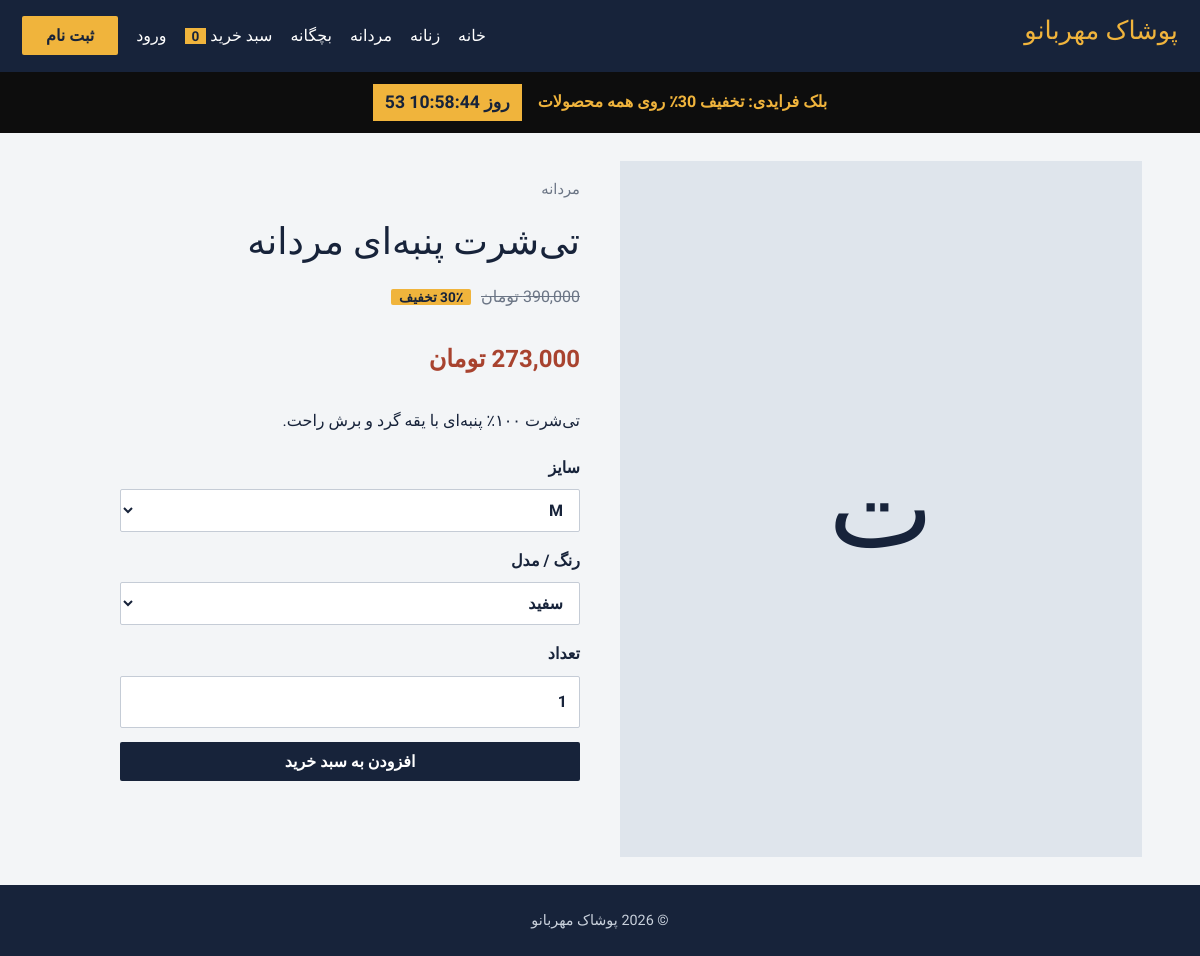
/product.php?id=2, run on the app's committed database.
### tables this page shows
CREATE TABLE products (
  id INT AUTO_INCREMENT PRIMARY KEY,
  title VARCHAR(200) NOT NULL,
  category VARCHAR(50),
  description TEXT,
  price INT NOT NULL,
  discount_percent TINYINT DEFAULT 0,
  sizes VARCHAR(200),
  colors VARCHAR(200),
  stock INT DEFAULT 0,
  image VARCHAR(255) NULL,
  is_active TINYINT(1) DEFAULT 1,
  created_at TIMESTAMP DEFAULT CURRENT_TIMESTAMP
);

### includes/bootstrap.php (called while the page is built, shortened)
<?php
function db(): PDO {
    static $pdo;
    return $pdo ??= new PDO('mysql:host='.DB_HOST.';dbname='.DB_NAME.';charset=utf8mb4', DB_USER, DB_PASS, [
        PDO::ATTR_ERRMODE => PDO::ERRMODE_EXCEPTION,
        PDO::ATTR_DEFAULT_FETCH_MODE => PDO::FETCH_ASSOC,
        PDO::ATTR_EMULATE_PREPARES => false,
    ]);
}
function e($v): string { return htmlspecialchars((string)$v, ENT_QUOTES, 'UTF-8'); }
function money(int $n): string { return number_format($n).' تومان'; }
function setting(string $k): ?string {
    $s = db()->prepare('SELECT v FROM settings WHERE k=?'); $s->execute([$k]);
    $v = $s->fetchColumn(); return $v === false ? null : $v;
}
function bf_percent(): int {
    static $pct = null;
    if ($pct === null) {
        $ends = setting('bf_ends');
        $on = setting('bf_active') === '1' && (!$ends || strtotime($ends) > time());
        $pct = $on ? (int)setting('bf_percent') : 0;
    }
    return $pct;
}
function unit_price(array $p): array {
    $pct = max((int)$p['discount_percent'], bf_percent());
    return ['final' => (int)round($p['price'] * (100 - $pct) / 100), 'percent' => $pct];
}

### product.php (the view, shortened to what this page needs)
<?php
require 'includes/bootstrap.php';
$st = db()->prepare('SELECT * FROM products WHERE id=? AND is_active=1');
$st->execute([(int)($_GET['id'] ?? 0)]);
$p = $st->fetch();
$sizes = array_map('trim', explode(',', $p['sizes']));
$colors = array_map('trim', explode(',', $p['colors']));
$pr = unit_price($p);
include 'includes/header.php';
?>
<div class="product">
  <div class="thumb big">
    <?php if ($p['image']): ?><img src="<?= e($p['image']) ?>" alt=""><?php else: ?><?= e(mb_substr($p['title'], 0, 1)) ?><?php endif; ?>
  </div>
  <div>
    <p class="note"><?= e($p['category']) ?></p>
    <h1><?= e($p['title']) ?></h1>
    <?php if ($pr['percent']): ?><p><del><?= money((int)$p['price']) ?></del> <span class="badge">٪<?= $pr['percent'] ?> تخفیف</span></p><?php endif; ?>
    <p class="price"><?= money($pr['final']) ?></p>
    <p><?= nl2br(e($p['description'])) ?></p>
    <?php if ((int)$p['stock'] > 0): ?>
    <form method="post" class="form">
      <label>سایز
        <select name="size"><?php foreach ($sizes as $s): ?><option><?= e($s) ?></option><?php endforeach; ?></select>
      </label>
      <label>رنگ / مدل
        <select name="color"><?php foreach ($colors as $c): ?><option><?= e($c) ?></option><?php endforeach; ?></select>
      </label>
      <label>تعداد <input type="number" name="qty" value="1" min="1" max="10"></label>
      <button class="btn">افزودن به سبد خرید</button>
    </form>
    <?php else: ?><p class="out">ناموجود</p><?php endif; ?>
  </div>
</div>
<?php include 'includes/footer.php'; ?>

### assets/css/style.css (style rules this page uses)
:root { --ink:#17233a;--paper:#f3f5f7;--saffron:#f0b43c;--madder:#a8432f;--mute:#6b7585;--line:#dde2e8 }
* { box-sizing:border-box }
html { scroll-behavior:smooth }
body { margin:0;background:var(--paper);color:var(--ink);font:400 16px/1.9 Vazirmatn,Tahoma,sans-serif }
h1,h2,h3,.logo { font-family:Lalezar,Vazirmatn,sans-serif;font-weight:400;line-height:1.3;margin:0 0 .4em }
h1 { font-size:2.3rem }
.btn { display:inline-block;background:var(--ink);color:#fff;border:0;border-radius:2px;padding:10px 24px;font:700 1rem Vazirmatn,sans-serif;cursor:pointer }
input,select,textarea { font:inherit;padding:10px 12px;border:1px solid #c5ccd6;border-radius:2px;background:#fff;color:inherit;width:100% }
.thumb { aspect-ratio:3/4;background:#dfe5ec;display:flex;align-items:center;justify-content:center;font-family:Lalezar,sans-serif;font-size:3.5rem;overflow:hidden;margin-bottom:12px }
.price { font-weight:700;color:var(--madder) }
del { color:var(--mute);margin-left:6px }
.badge { background:var(--saffron);color:var(--ink);font-weight:700;padding:0 8px;font-size:.85rem;border-radius:2px }
.product { display:grid;grid-template-columns:1fr 1fr;gap:40px }
.thumb.big { font-size:7rem;margin:0 }
.product .price { font-size:1.5rem }
.form { display:grid;gap:14px;max-width:460px }
.form label { display:grid;gap:6px;font-weight:700 }
.note { color:var(--mute);font-size:.92rem }

### data on the page
products: title "ت", category "مردانه", title "تی‌شرت پنبه‌ای مردانه", price "390,000 تومان", description "تی‌شرت ۱۰۰٪ پنبه‌ای با یقه گرد و برش راحت.", size "M", color "سفید"

### other printed values
SITE_NAME "پوشاک مهربانو"
$c "زنانه"
$c "مردانه"
$c "بچگانه"
array_sum(cart()) "0"
$bf "30"
$pr['percent'] "30"
money($pr['final']) "273,000 تومان"
